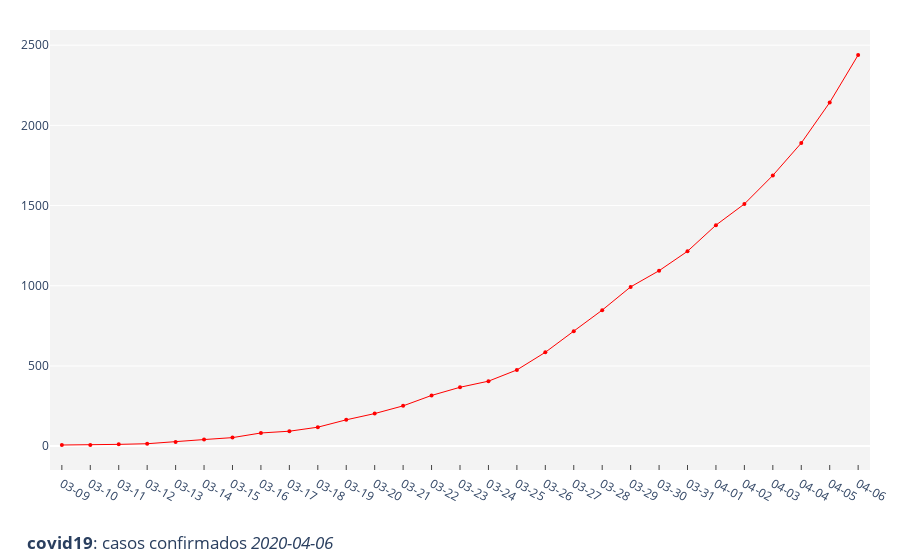

Write notebook code for a chart like this one.
### Code cell
plots.plot_cofirmados('../datos/tablas_comunicado/', save=save_figures, current_html=save_current)
plots.plot_map(save_name, fecha, save=save_figures, current_html=save_current)

### Figure 1 — Plotly figure (JSON) as saved in the notebook; plotly's stock layout.template omitted (floating-point values rounded to 4 significant figures)
{"data": [{"hoverlabel": {"namelength": 0}, "hovertemplate": "<i>%{x|%Y-%m-%d}</i><br><b>%{y}</b>", "legendgroup": "", "line": {"width": 1}, "marker": {"color": "rgb(255, 0, 0)", "size": 4, "symbol": "circle"}, "mode": "markers+lines", "name": "", "showlegend": false, "type": "scatter", "x": ["2020-03-09T00:00:00", "2020-03-10T00:00:00", "2020-03-11T00:00:00", "2020-03-12T00:00:00", "2020-03-13T00:00:00", "2020-03-14T00:00:00", "2020-03-15T00:00:00", "2020-03-16T00:00:00", "2020-03-17T00:00:00", "2020-03-18T00:00:00", "2020-03-19T00:00:00", "2020-03-20T00:00:00", "2020-03-21T00:00:00", "2020-03-22T00:00:00", "2020-03-23T00:00:00", "2020-03-24T00:00:00", "2020-03-25T00:00:00", "2020-03-26T00:00:00", "2020-03-27T00:00:00", "2020-03-28T00:00:00", "2020-03-29T00:00:00", "2020-03-30T00:00:00", "2020-03-31T00:00:00", "2020-04-01T00:00:00", "2020-04-02T00:00:00", "2020-04-03T00:00:00", "2020-04-04T00:00:00", "2020-04-05T00:00:00", "2020-04-06T00:00:00"], "xaxis": "x", "y": [7, 7, 11, 15, 26, 41, 53, 82, 93, 118, 164, 203, 251, 316, 367, 405, 475, 585, 717, 848, 993, 1094, 1215, 1378, 1510, 1688, 1890, 2143, 2439], "yaxis": "y"}], "layout": {"autosize": true, "legend": {"tracegroupgap": 0}, "margin": {"b": 90, "l": 50, "r": 30, "t": 30}, "plot_bgcolor": "rgb(243, 243, 243)", "title": {"text": "<b>covid19</b>: casos confirmados <i>2020-04-06</i>", "x": 0.03, "y": 0.02}, "xaxis": {"anchor": "y", "domain": [0, 1], "dtick": "2000-01-01", "linewidth": 2, "range": ["2020-03-08T14:00:00", "2020-04-06T10:00:00"], "showgrid": false, "showline": true, "tickformat": "%m-%d", "ticklen": 5, "ticks": "inside", "title": {}, "type": "date"}, "yaxis": {"anchor": "x", "autorange": true, "domain": [0, 1], "range": [-156.0, 2602.0], "title": {}, "type": "linear"}}}
